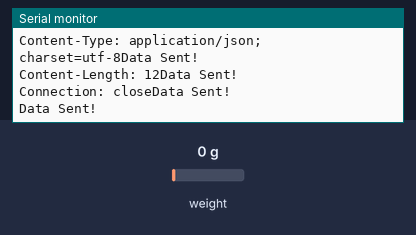
This sketch was run on a simulated ESP8266 (NodeMCU). Parts: the last lines printed to the serial monitor. Inputs (shaded band) come from the test bench; at power-on: weight on the scale 0 g. WiFi joins after 1.5 s; servers stay silent unless stated; web services answer with replies made up by the test bench.

Above: at 3.7 s.
3.8 s: weight on the scale set to 100 g
At 4.13 s:
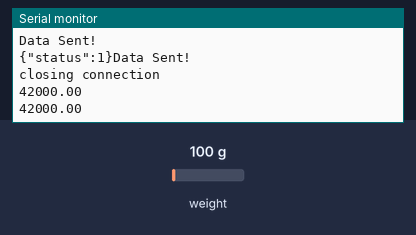
5.6 s: weight on the scale set to 1250 g
At 6.88 s:
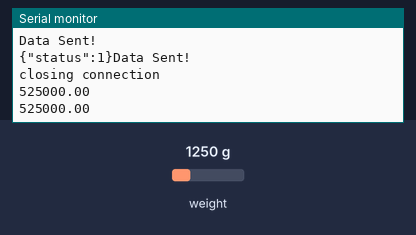
Timing chart, 0 to 8.6 s (numbered marks = the images above; inputs shaded):
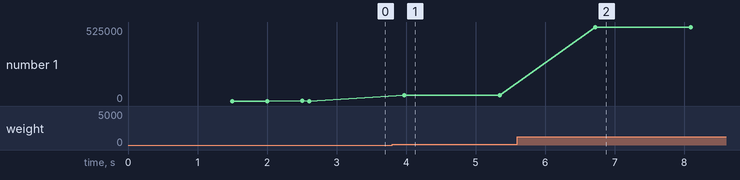

Measured:
- after the input at 3.8 s, the serial monitor: prints a new line after 0.17 s (image 1)
- after the input at 5.6 s, the serial monitor: prints a new line after 1.1 s (image 2)
- plotted number 1: 0 → 42000 after the input at 3.8 s, 42000 → 525000 after the input at 5.6 s

The sketch:

esp8266_scale_to_serial.ino
```cpp
#include <HX711.h>
#include <ESP8266WiFi.h>

// Hardware configuration
#define DOUT D3  // Pin connected to HX711 data output pin
#define CLK  D6  // Pin connected to HX711 clk pin


// Network configuration
const char* ssid     = "HUAWEI-2XCNAA";   //replace with your own SSID
const char* password = "95749389";    //replace with your own password
const int httpPort = 80;


// Service
const char* host = "api.pushingbox.com";
String url = "/pushingbox?";
const char* dev_id = "v158F5B9B79D68EA";


#define NUM_MEASUREMENTS 20 // Number of measurements
#define THRESHOLD 0      // Measures only if the weight is greater than 2 kg. Convert this value to pounds if you're not using SI units.
#define THRESHOLD1 0.5  // Restart averaging if the weight changes more than 0.5 kg.
#define calibration_factor 1

//Initialise objects
HX711 scale(DOUT, CLK);

// TODO
WiFiClient client;


float weight = 0.0;
float prev_weight = 0.0;


void setup() {
  // put your setup code here, to run once:
  // start the serial connection
  Serial.begin(115200);
  scale.set_scale(calibration_factor); //This value is obtained by using the SparkFun_HX711_Calibration sketch
  scale.tare(); //Assuming there is no weight on the scale at start up, reset the scale to 0
  initialiseWifiAndPrintSerial();

}

void loop() {
  // put your main code here, to run repeatedly:
  //WiFiClient client;
  float wt = getWeightFromScale();
  Serial.println(wt);

  if (!client.connect(host, httpPort)) {
    Serial.println("connection failed");
    return;
  }


  //TODO refactor
  url += "devid=";
  url += "dev_id";
  url += "&data=" + String(wt);

  Serial.print("Requesting URL: ");
  Serial.println(url);

  // This will send the request to the server
  client.print(String("GET ") + url + " HTTP/1.1\r\n" +
               "Host: " + host + "\r\n" +
               "Connection: close\r\n\r\n");
  unsigned long timeout = millis();
  while (client.available() == 0) {
    if (millis() - timeout > 5000) {
      Serial.println(">>> Client Timeout !");
      client.stop();
      return;
    }
  }
  // Read all the lines of the reply from server and print them to Serial
  while (client.available()) {
    String line = client.readStringUntil('\r');
    Serial.print(line);
    Serial.print("Data Sent!");
  }

  Serial.println();
  Serial.println("closing connection");
}

void initialiseWifiAndPrintSerial() {

  // We start by connecting to a WiFi network
  Serial.println();
  Serial.println();
  Serial.print("Connecting to ");
  Serial.println(ssid);

  /* Explicitly set the ESP8266 to be a WiFi-client, otherwise, it by default,
     would try to act as both a client and an access-point and could cause
     network-issues with your other WiFi-devices on your WiFi-network. */
  WiFi.mode(WIFI_STA);
  WiFi.begin(ssid, password);

  while (WiFi.status() != WL_CONNECTED) {
    delay(500);
    Serial.print(".");

    Serial.println("");
    Serial.println("WiFi connected");
    Serial.println("IP address: ");
    Serial.println(WiFi.localIP());
  }
}

float getWeightFromScale() {
  float weight = scale.get_units();
  Serial.println(weight);
  float avgweight = 0;

  /*
    if (weight > THRESHOLD) { // Takes measures if the weight is greater than the threshold
    float weight0 = scale.get_units();
    for (int i = 0; i < NUM_MEASUREMENTS; i++) {  // Takes several measurements
    delay(100);
    weight = scale.get_units();
    avgweight = avgweight + weight;
    if (abs(weight - weight0) > THRESHOLD1) {
      avgweight = 0;
      i = 0;
    }
    weight0 = weight;
    }
    avgweight = avgweight / NUM_MEASUREMENTS; // Calculate average weight

    Serial.print("Measured weight: ");
    Serial.print(avgweight, 1);
    Serial.println(" kg");


    }*/

  return weight;
}
```
